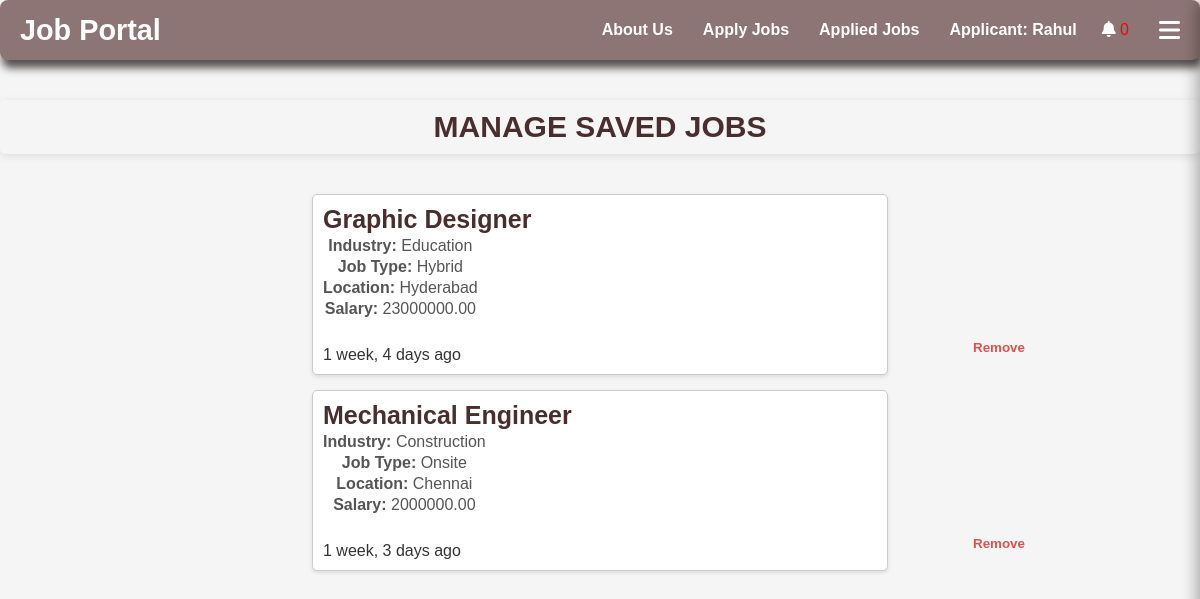
The page /saved-jobs/ (signed in) on the database as committed earlier.
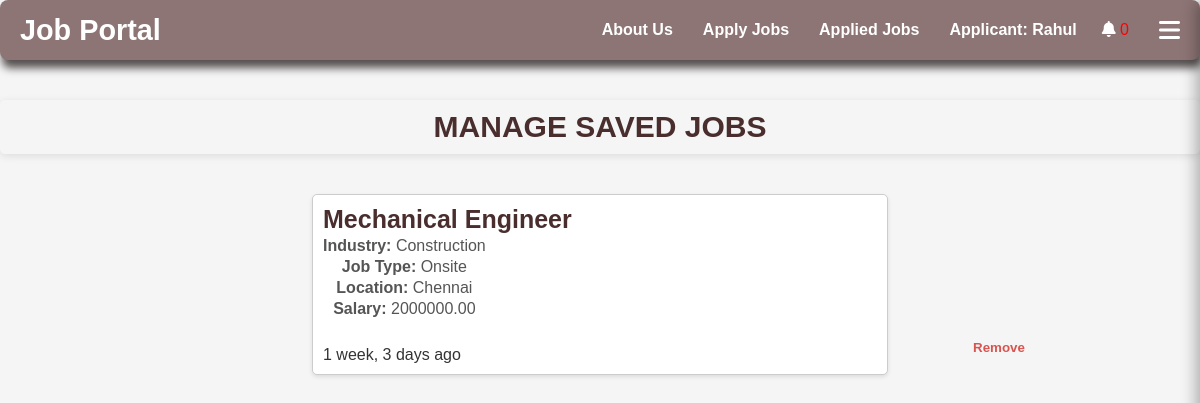
The same page on the database as committed later.
### Applicant/models.py (models this page shows)
class SavedJob(models.Model):
    applicant = models.ForeignKey(Applicant, on_delete=models.CASCADE)
    job = models.ForeignKey(Job, on_delete=models.CASCADE)
    saved_at = models.DateTimeField(auto_now_add=True)

### job_app/models.py (models this page shows, shortened)
class Job(models.Model):
    company_name = models.CharField(max_length=100, null=True, blank=True)
    founded_date = models.DateField(null=True, blank=True)
    company_location = models.CharField(max_length=100, null=True, blank=True)
    title = models.CharField(max_length=100)
    industry = models.CharField(max_length=100)
    job_type = models.CharField(max_length=50, choices=[
        ('Remote', 'Remote'),
        ('Onsite', 'Onsite'),
        ('Hybrid', 'Hybrid')
    ])
    location = models.CharField(max_length=100)
    salary = models.DecimalField(max_digits=10, decimal_places=2)
    requirements = models.TextField()
    ideal_candidate = models.TextField(default='N/A')
    availability = models.BooleanField(default=True)
    vacancy_limit = models.IntegerField(default=0)  # Maximum number of positions
    filled_vacancies = models.IntegerField(default=0)
    created_at = models.DateTimeField(auto_now_add=True)
    user = models.ForeignKey(settings.AUTH_USER_MODEL, on_delete=models.CASCADE, null=True)
    applicants = models.ManyToManyField('Applicant.Applicant', related_name='applied_jobs', blank=True)

### Applicant/views.py (the view)
# urls.py: path('saved-jobs/', saved_jobs_view, name='saved_jobs'),
def saved_jobs_view(request):
    applicant_id = request.session.get('applicant_id')
    saved_jobs = SavedJob.objects.filter(applicant__id=applicant_id).select_related('job')
    return render(request, 'saved_jobs.html', {'saved_jobs': saved_jobs})

### Applicant/context_processors.py (called while the page is built)
def applicant_context(request):
    applicant = None
    has_resume = False
    applied_jobs_count = 0
    saved_jobs_count = 0  # New variable for saved jobs count
    applicant_id = request.session.get('applicant_id')
    if applicant_id:
        try:
            applicant = Applicant.objects.get(id=applicant_id)
            applied_jobs_count = Application.objects.filter(applicant=applicant).count()
            saved_jobs_count = SavedJob.objects.filter(applicant=applicant).count()  # Count saved jobs
            has_resume = Resume.objects.filter(applicant=applicant).exists()
        except Applicant.DoesNotExist:
            pass
    return {
        'applicant': applicant,
        'has_resume': has_resume,
        'applied_jobs_count': applied_jobs_count,
        'saved_jobs_count': saved_jobs_count,  # Include saved jobs count in context
    }

### job_app/context_processors.py (called while the page is built)
def recruiter_context(request):
    if request.user.is_authenticated:
        jobs = Job.objects.filter(user=request.user).order_by('-created_at')
    else:
        jobs = Job.objects.none()
    return {
        'recruiter_jobs': jobs,
        'is_recruiter': request.user.is_authenticated,
    }

### Applicant/templates/saved_jobs.html (shortened to what this page needs)
{% extends "header_m.html" %}
{% block body %}
<h2>Manage Saved Jobs</h2>
<div class="saved-jobs">
    {% for saved_job in saved_jobs %}
    <div class="saved-job-card">
        <h3><a href="{% url 'job_detail' saved_job.job.id %}">{{ saved_job.job.title }} </a></h3>
        <div class="job-details">
            <p><strong>Industry:</strong> {{ saved_job.job.industry }}</p>
            <p><strong>Job Type:</strong> {{ saved_job.job.job_type }}</p>
            <p><strong>Location:</strong> {{ saved_job.job.location }}</p>
            <p><strong>Salary:</strong> {{ saved_job.job.salary }}</p>
        </div>
        <form method="POST" action="{% url 'remove_saved_job' saved_job.id %}">
            <button type="submit" class="remove-btn">Remove</button>
        </form>
        {{ saved_job.saved_at|timesince }} ago
    </div>
    {% empty %}
    <p>No saved jobs found.</p>
    {% endfor %}
</div>
{% endblock %}

Rows that differ between the two databases and show on the page:
removed SavedJob: job "Graphic Designer", job.industry "Education", job.job_type "Hybrid", job.location "Hyderabad", job.salary "23000000.00", saved_at "1 week, 4 days"
